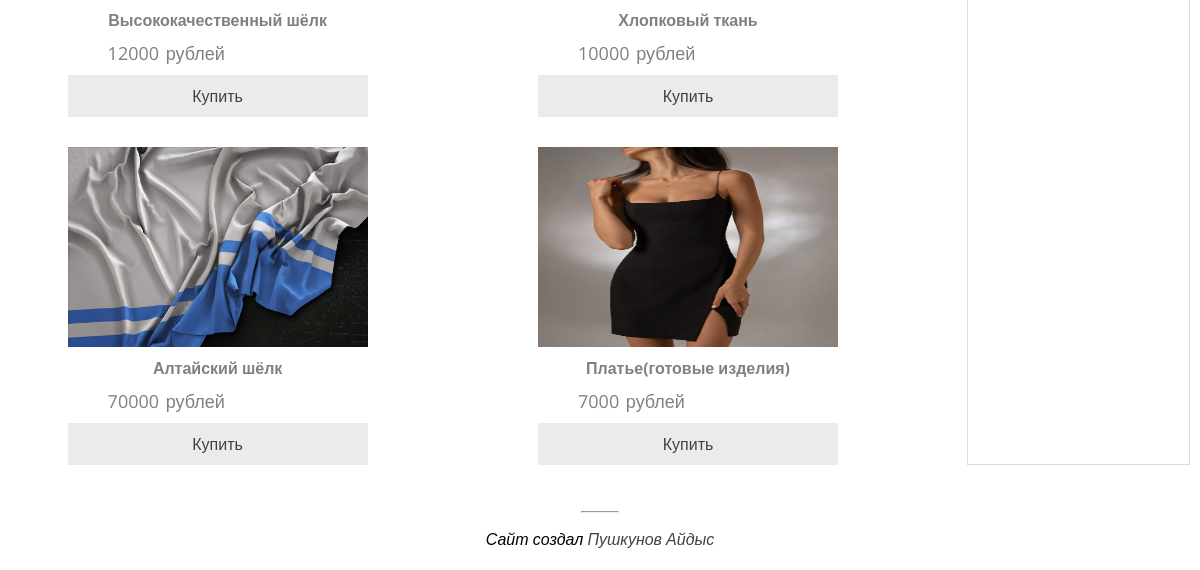
Before: /site-pages/profile.php (signed in, lower part) with the older database file.
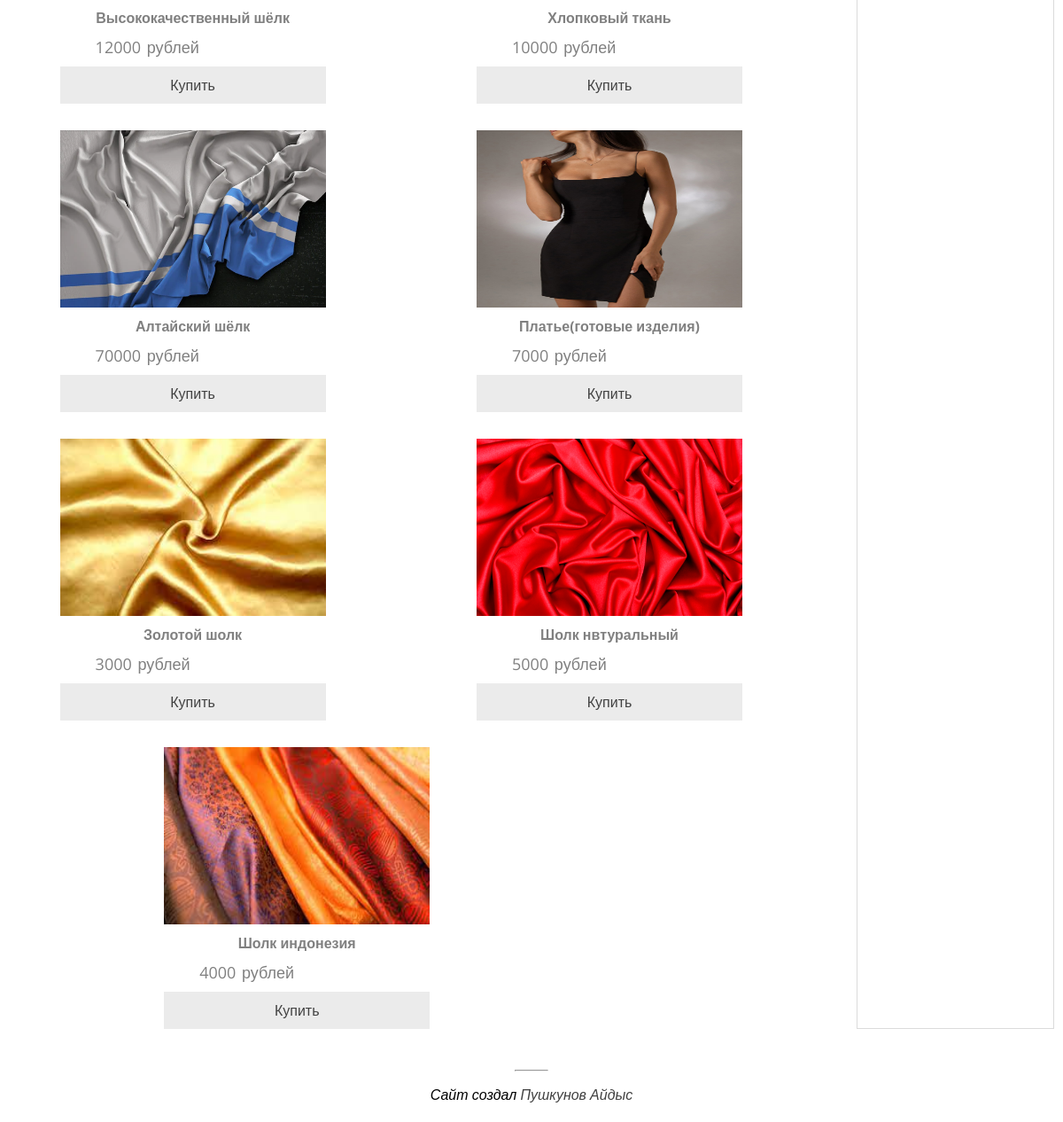
After: the same page with the newer database file.
### tables this page shows
CREATE TABLE `products` (
  `id` int NOT NULL AUTO_INCREMENT,
  `image` varchar(255) DEFAULT NULL,
  `title` varchar(255) DEFAULT NULL,
  `price` varchar(255) DEFAULT NULL,
  PRIMARY KEY (`id`)
);

### site-pages/profile.php (the view, shortened to what this page needs)
<?php
    include "../includes/db.php";
?>
<!DOCTYPE html>
<html lang="ru">
<head>
    <link rel="stylesheet" href="../style/style.css">
    <link rel="stylesheet" href="../style/main.css">
    <link rel="stylesheet" href="../style/navigation.css">
    <link rel="stylesheet" type="text/css" href="../style/product-block.css">
    <link rel="stylesheet" type="text/css" href="../style/profile.css">
</head>
<body>
    <div id="header" class="container">
        <article>
            <div class="content-article-products">
            <div class="content-article">
            <?php
                $query = "SELECT * from `products`";
                $result = mysqli_query($conn, $query);
                while ($products = mysqli_fetch_assoc($result))  {
                    echo('
                        <div class="article-header-2">
                            <div class="article-text">
                                <div class="block-products">
                                    <div class="image-block-products">
                                        <img src="../includes/' . $products["image"] . '" class="image-products">
                                    </div>
                                <div class="information-products">
                                    <h4 class="title-product">' . $products["title"] . '</h4>
                                    <p class="price-product">' . $products["price"] . ' рублей</p>
                                    <a href="./basket.php?productid=' . $products["id"] . '&userid=' . $_SESSION['user_id'] . '"><div  class="button-buy">Купить</div></a>
                                </div>
                            </div>
                        </div>
                    </div>
                    ');
                    echo "<br>";
                }
            ?>
            </div>
            </div>
        </article>
        <aside class="sidebar-right">
        </aside>
        <footer>
            <div class="author">
                <hr>
                <i>Сайт создал <a href="mailto:MyWayInProgramming@gmail.com">Пушкунов Айдыс</a></i>
            </div>
        </footer>
    </div>
</body>
</html>

Changed rows visible on the page:
added products: image (picture), title "Золотой шолк", price "3000"
added products: image (picture), title "Шолк нвтуральный", price "5000"
added products: image (picture), title "Шолк индонезия", price "4000"
